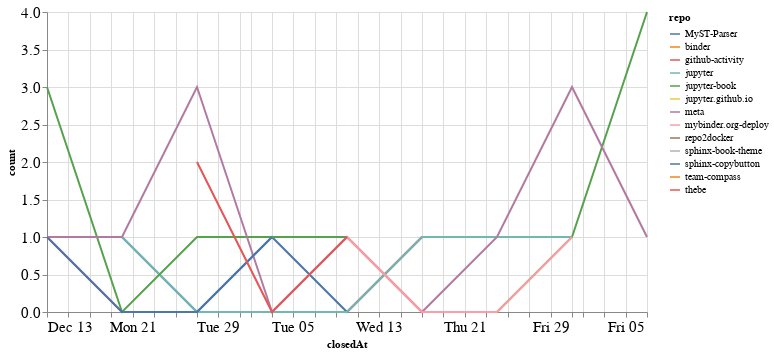

Notebook cell for this chart:
### Code cell
closed_by_time = closed_by.groupby('repo').resample('W', on='closedAt').count()['author'].reset_index()
closed_by_time = closed_by_time.rename(columns={'author': 'count'})

alt.Chart(closed_by_time, width=600).mark_line().encode(
    x='closedAt',
    y='count',
    color='repo',
    tooltip="repo"
)

### Figure 1 — Vega-Lite specification as saved in the notebook (floating-point values rounded to 4 significant figures)
{"config": {"axisLeft": {"labelFontSize": 15}, "axisBottom": {"labelFontSize": 15}}, "data": {"name": "data-e53da469b7b7012b902d21658535da50"}, "mark": "line", "encoding": {"color": {"type": "nominal", "field": "repo"}, "tooltip": {"type": "nominal", "field": "repo"}, "x": {"type": "temporal", "field": "closedAt"}, "y": {"type": "quantitative", "field": "count"}}, "width": 600, "$schema": "https://vega.github.io/schema/vega-lite/v4.8.1.json", "datasets": {"data-e53da469b7b7012b902d21658535da50": [{"repo": "MyST-Parser", "closedAt": "2020-12-20T00:00:00", "count": 1}, {"repo": "MyST-Parser", "closedAt": "2020-12-27T00:00:00", "count": 0}, {"repo": "MyST-Parser", "closedAt": "2021-01-03T00:00:00", "count": 1}, {"repo": "MyST-Parser", "closedAt": "2021-01-10T00:00:00", "count": 0}, {"repo": "MyST-Parser", "closedAt": "2021-01-17T00:00:00", "count": 1}, {"repo": "binder", "closedAt": "2021-01-31T00:00:00", "count": 1}, {"repo": "github-activity", "closedAt": "2020-12-13T00:00:00", "count": 1}, {"repo": "github-activity", "closedAt": "2020-12-20T00:00:00", "count": 0}, {"repo": "github-activity", "closedAt": "2020-12-27T00:00:00", "count": 0}, {"repo": "github-activity", "closedAt": "2021-01-03T00:00:00", "count": 0}, {"repo": "github-activity", "closedAt": "2021-01-10T00:00:00", "count": 0}, {"repo": "github-activity", "closedAt": "2021-01-17T00:00:00", "count": 1}, {"repo": "jupyter", "closedAt": "2020-12-20T00:00:00", "count": 1}, {"repo": "jupyter", "closedAt": "2020-12-27T00:00:00", "count": 0}, {"repo": "jupyter", "closedAt": "2021-01-03T00:00:00", "count": 0}, {"repo": "jupyter", "closedAt": "2021-01-10T00:00:00", "count": 0}, {"repo": "jupyter", "closedAt": "2021-01-17T00:00:00", "count": 1}, {"repo": "jupyter", "closedAt": "2021-01-24T00:00:00", "count": 1}, {"repo": "jupyter", "closedAt": "2021-01-31T00:00:00", "count": 1}, {"repo": "jupyter-book", "closedAt": "2020-12-13T00:00:00", "count": 3}, {"repo": "jupyter-book", "closedAt": "2020-12-20T00:00:00", "count": 0}, {"repo": "jupyter-book", "closedAt": "2020-12-27T00:00:00", "count": 1}, {"repo": "jupyter-book", "closedAt": "2021-01-03T00:00:00", "count": 1}, {"repo": "jupyter-book", "closedAt": "2021-01-10T00:00:00", "count": 1}, {"repo": "jupyter-book", "closedAt": "2021-01-17T00:00:00", "count": 0}, {"repo": "jupyter-book", "closedAt": "2021-01-24T00:00:00", "count": 0}, {"repo": "jupyter-book", "closedAt": "2021-01-31T00:00:00", "count": 1}, {"repo": "jupyter-book", "closedAt": "2021-02-07T00:00:00", "count": 4}, {"repo": "jupyter.github.io", "closedAt": "2021-02-07T00:00:00", "count": 1}, {"repo": "meta", "closedAt": "2020-12-13T00:00:00", "count": 1}, {"repo": "meta", "closedAt": "2020-12-20T00:00:00", "count": 1}, {"repo": "meta", "closedAt": "2020-12-27T00:00:00", "count": 3}, {"repo": "meta", "closedAt": "2021-01-03T00:00:00", "count": 0}, {"repo": "meta", "closedAt": "2021-01-10T00:00:00", "count": 1}, {"repo": "meta", "closedAt": "2021-01-17T00:00:00", "count": 0}, {"repo": "meta", "closedAt": "2021-01-24T00:00:00", "count": 1}, {"repo": "meta", "closedAt": "2021-01-31T00:00:00", "count": 3}, {"repo": "meta", "closedAt": "2021-02-07T00:00:00", "count": 1}, {"repo": "mybinder.org-deploy", "closedAt": "2021-01-10T00:00:00", "count": 1}, {"repo": "mybinder.org-deploy", "closedAt": "2021-01-17T00:00:00", "count": 0}, {"repo": "mybinder.org-deploy", "closedAt": "2021-01-24T00:00:00", "count": 0}, {"repo": "mybinder.org-deploy", "closedAt": "2021-01-31T00:00:00", "count": 1}, {"repo": "repo2docker", "closedAt": "2021-01-24T00:00:00", "count": 1}, {"repo": "sphinx-book-theme", "closedAt": "2021-01-24T00:00:00", "count": 1}, {"repo": "sphinx-copybutton", "closedAt": "2020-12-13T00:00:00", "count": 1}, {"repo": "sphinx-copybutton", "closedAt": "2020-12-20T00:00:00", "count": 0}, {"repo": "sphinx-copybutton", "closedAt": "2020-12-27T00:00:00", "count": 0}, {"repo": "sphinx-copybutton", "closedAt": "2021-01-03T00:00:00", "count": 1}, {"repo": "team-compass", "closedAt": "2020-12-20T00:00:00", "count": 1}, {"repo": "thebe", "closedAt": "2020-12-27T00:00:00", "count": 2}, {"repo": "thebe", "closedAt": "2021-01-03T00:00:00", "count": 0}, {"repo": "thebe", "closedAt": "2021-01-10T00:00:00", "count": 1}]}}
